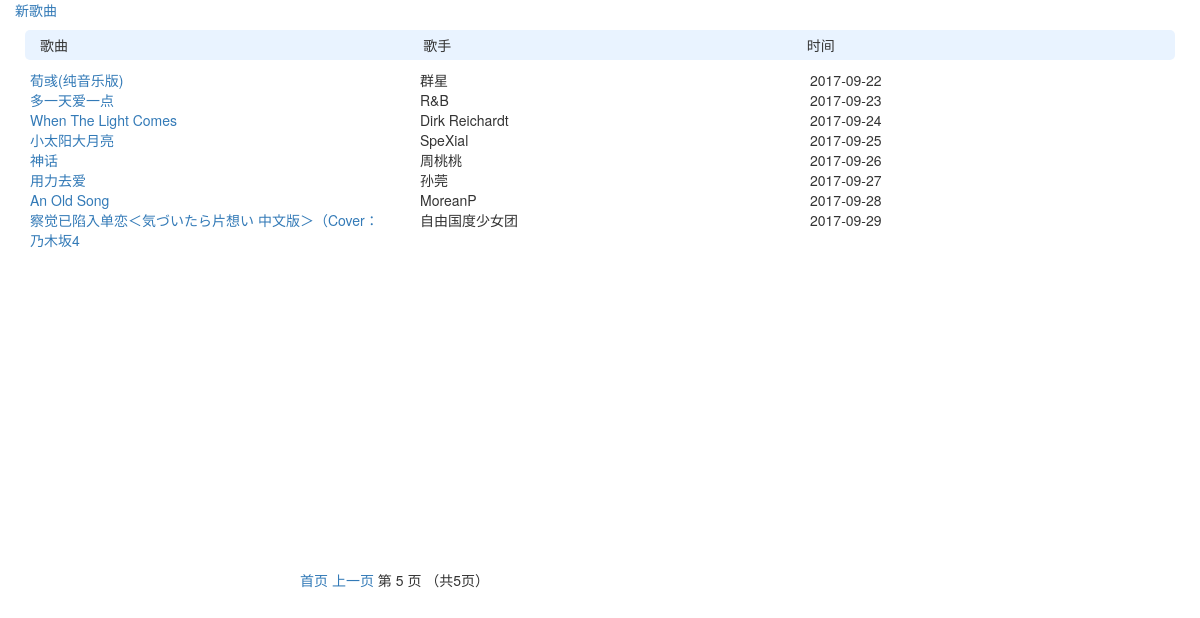
The page /list/index/?page=5 on the database as committed earlier.
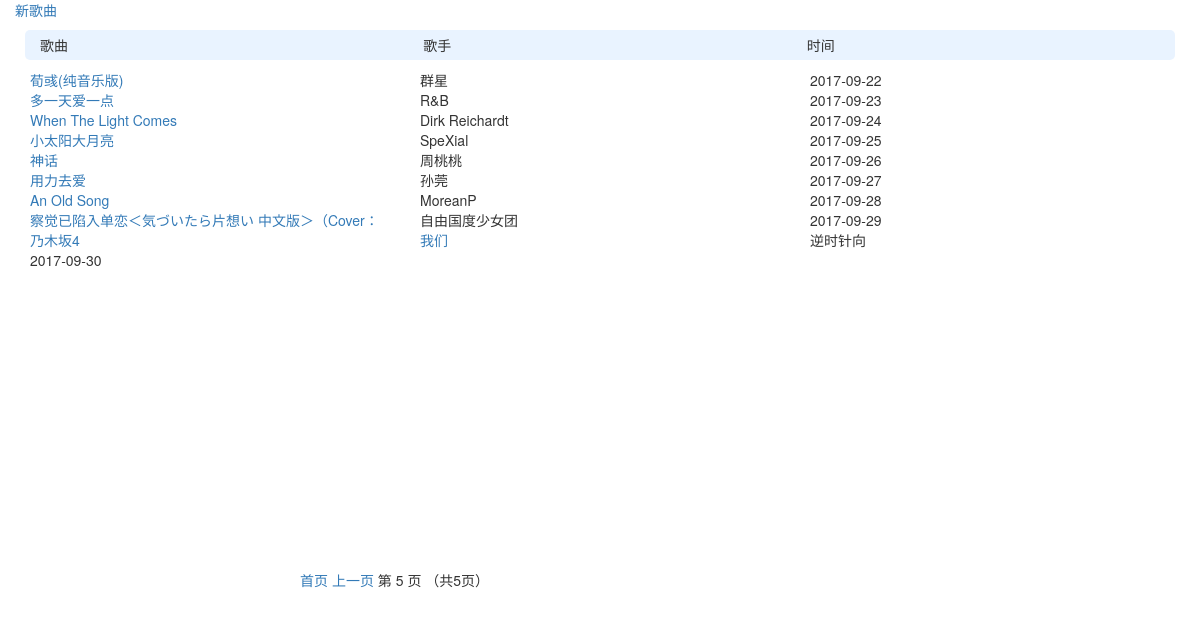
The same page on the database as committed later.
### list/models.py (models this page shows)
class Article(models.Model):
    song_name = models.CharField('歌名', max_length=32, null=False)
    singer = models.CharField('歌手', max_length=32, null=True)
    createTime = models.DateTimeField('添加时间', auto_now=True)

### list/views.py (the view)
def index(request):
    articles_list = models.Article.objects.all()
    paginator = Paginator(articles_list, 25)# Show 25 contacts per page
    pages = paginator.count
    page = request.GET.get('page')
    try:
        articles = paginator.page(page)
    except PageNotAnInteger:
        articles = paginator.page(1)
    except EmptyPage:
        articles = paginator.page(paginator.num_pages)
    return render(request, 'list/index.html', {'articles': articles})

### list/templates/list/index.html (shortened to what this page needs)
<!DOCTYPE html>
<html lang="en">
<head>
    <link rel="stylesheet" href="https://maxcdn.bootstrapcdn.com/bootstrap/3.3.4/css/bootstrap.min.css">
    <link rel="stylesheet" href="https://maxcdn.bootstrapcdn.com/bootstrap/3.3.4/css/bootstrap-theme.min.css">
</head>
<body>
    <div  class="col-md-12" style="height: 550px;">
        <a href="{% url 'list:edit_page' 0 %}">新歌曲</a>  <br/>
        <div class="title">
            <span class="col-md-4 inline">歌曲</span>
            <span class="col-md-4 inline">歌手</span>
            <span class="col-md-4 inline">时间</span>
        </div>
    {% for article in articles %}
        <div>
            <a class="col-md-4 inline" href="{% url 'list:article_page' article.id %}">{{article.song_name }}</a>
            <span class="col-md-4 inline">{{article.singer }}</span>
            <span class="col-md-4 inline">{{article.createTime|date:"Y-m-d" }}</span>
        </div>
    {% endfor %}
    </div>
    <div class="pagination" style="position:relative; left:300px;">
            <span class="step-links">
                {% if articles.has_previous %}
                    <a href="?page=1">首页</a>
                    <a href="?page={{ articles.previous_page_number }}">上一页</a>
                {% endif %}
                <span class="current">
                    第 {{ articles.number }} 页 （共{{ articles.paginator.num_pages }}页）
                </span>
            </span>
        </div>
</body>
</html>

Rows that differ between the two databases and show on the page:
added Article: song_name "我们", singer "逆时针向", createTime "2017-09-30"
